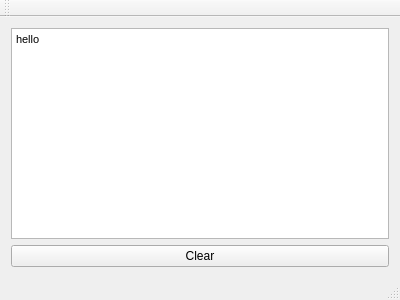
<?xml version="1.0" encoding="UTF-8"?>
<ui version="4.0">
 <class>MainWindow</class>
 <widget class="QMainWindow" name="MainWindow">
  <property name="geometry">
   <rect>
    <x>0</x>
    <y>0</y>
    <width>400</width>
    <height>300</height>
   </rect>
  </property>
  <property name="windowTitle">
   <string>MainWindow</string>
  </property>
  <widget class="QWidget" name="centralWidget">
   <layout class="QGridLayout" name="gridLayout">
    <item row="0" column="0">
     <widget class="QTextEdit" name="textEdit">
      <property name="html">
       <string>&lt;!DOCTYPE HTML PUBLIC &quot;-//W3C//DTD HTML 4.0//EN&quot; &quot;http://www.w3.org/TR/REC-html40/strict.dtd&quot;&gt;
&lt;html&gt;&lt;head&gt;&lt;meta name=&quot;qrichtext&quot; content=&quot;1&quot; /&gt;&lt;style type=&quot;text/css&quot;&gt;
p, li { white-space: pre-wrap; }
&lt;/style&gt;&lt;/head&gt;&lt;body style=&quot; font-family:'Lucida Grande'; font-size:13pt; font-weight:400; font-style:normal;&quot;&gt;
&lt;p style=&quot; margin-top:0px; margin-bottom:0px; margin-left:0px; margin-right:0px; -qt-block-indent:0; text-indent:0px;&quot;&gt;&lt;span style=&quot; font-family:'Ubuntu'; font-size:8pt;&quot;&gt;hello&lt;/span&gt;&lt;/p&gt;&lt;/body&gt;&lt;/html&gt;</string>
      </property>
     </widget>
    </item>
    <item row="1" column="0">
     <widget class="QPushButton" name="pushButton">
      <property name="text">
       <string>Clear</string>
      </property>
     </widget>
    </item>
   </layout>
  </widget>
  <widget class="QMenuBar" name="menuBar">
   <property name="geometry">
    <rect>
     <x>0</x>
     <y>0</y>
     <width>400</width>
     <height>22</height>
    </rect>
   </property>
  </widget>
  <widget class="QToolBar" name="mainToolBar">
   <attribute name="toolBarArea">
    <enum>TopToolBarArea</enum>
   </attribute>
   <attribute name="toolBarBreak">
    <bool>false</bool>
   </attribute>
  </widget>
  <widget class="QStatusBar" name="statusBar"/>
 </widget>
 <layoutdefault spacing="6" margin="11"/>
 <resources/>
 <connections/>
</ui>
